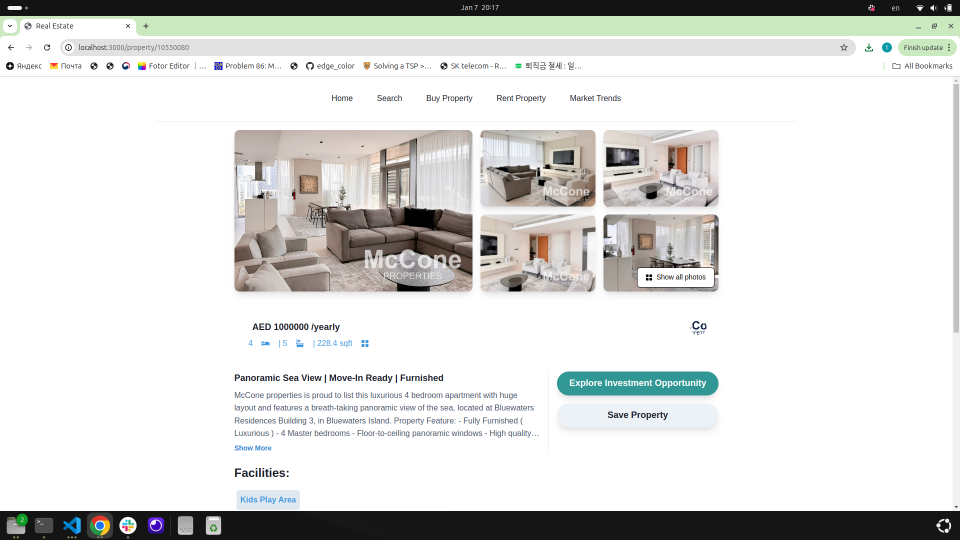
#> input picture detail.png, 1920 x 1080 px (shown at 1/2 size)
$ python heatmap.py
#> lines starting #> are read from the running program, lines starting #| are printed output that depends on the picture
import numpy as np
import matplotlib.pyplot as plt
import pandas as pd
from scipy.ndimage import gaussian_filter
from PIL import Image

# File paths
csv_file_path = "mouse_data_show.csv"  # Replace with your mouse data CSV file
screenshot_path = "detail.png"  # Replace with your webpage screenshot path

# Canvas dimensions
canvas_width = 1920
canvas_height = 1080
y_offset = -150  # Adjust Y-coordinates by this value
x_offset = -90  # Adjust Y-coordinates by this value

# Function to create heatmap
def generate_heatmap(data, width, height, y_offset, x_offset):
    """
    Generates a heatmap from mouse positions on a canvas of given dimensions with a Y-offset correction.
    """
    heatmap = np.zeros((height, width))
    for x, y in zip(data["x"], data["y"]):
        adjusted_y = y - y_offset  # Apply Y-offset
        adjusted_x = x - x_offset
        if 0 <= adjusted_x < width and 0 <= adjusted_y < height:
            heatmap[adjusted_y, adjusted_x] += 1
    return gaussian_filter(heatmap, sigma=15)  # Apply Gaussian blur for smoothness

# Function to preprocess and split data sections
def preprocess_csv(file_path):
#> called with file_path = 'mouse_data_show.csv'
    with open(file_path, 'r') as f:
#> (reads mouse_data_show.csv from the repository)
        lines = f.readlines()

    # Extract canvas dimensions
    canvas_dims = lines[1].strip().split(',')

    # Split the sections for movements and clicks
    movement_start = lines.index("Mouse Movements\n") + 1
    click_start = lines.index("Mouse Clicks\n") + 1

    # Read movement data
    movement_data_lines = [
        line.strip().split(',') for line in lines[movement_start:click_start - 1] if line.strip()
    ]
    movement_data = pd.DataFrame(movement_data_lines, columns=["x", "y", "time"]).astype({
        "x": int, "y": int, "time": int
    })

    # Read click data
    click_data_lines = [
        line.strip().split(',') for line in lines[click_start:] if line.strip()
    ]
    click_data = pd.DataFrame(click_data_lines, columns=["x", "y", "time"]).astype({
        "x": int, "y": int, "time": int
    })

    return movement_data, click_data

# Preprocess the CSV
try:
    movement_data, click_data = preprocess_csv(csv_file_path)
except Exception as e:
    print(f"Error processing CSV file: {e}")
    exit()

# Load the webpage screenshot
try:
    screenshot = Image.open(screenshot_path)
#> screenshot is the input picture: PIL image 1920x1080 RGBA; mean R, G, B, A 218.6, 219.3, 217.4, 255
    screenshot_width, screenshot_height = screenshot.size
#> screenshot_width = 1920; screenshot_height = 1080

except Exception as e:
    print(f"Error loading screenshot: {e}")
    exit()

# Generate heatmaps
movement_heatmap = generate_heatmap(movement_data, canvas_width, canvas_height, y_offset, x_offset)
click_heatmap = generate_heatmap(click_data, canvas_width, canvas_height, y_offset, x_offset)

# Normalize the heatmaps (avoid division by zero)
if np.max(movement_heatmap) > 0:
    movement_heatmap = movement_heatmap / np.max(movement_heatmap)
else:
    print("Warning: Movement heatmap is empty.")

if np.max(click_heatmap) > 0:
    click_heatmap = click_heatmap / np.max(click_heatmap)
else:
    print("Warning: Click heatmap is empty.")

# Plot combined heatmap
plt.figure(figsize=(12, 8))
plt.imshow(screenshot, extent=[0, canvas_width, canvas_height, 0])

# Overlay mouse movement heatmap (in red)
plt.imshow(movement_heatmap, cmap='Reds', alpha=0.5, interpolation='nearest', extent=[0, canvas_width, canvas_height, 0])

# Overlay mouse click heatmap (in blue)
plt.imshow(click_heatmap, cmap='Blues', alpha=0.5, interpolation='nearest', extent=[0, canvas_width, canvas_height, 0])

plt.colorbar(label='Intensity')
plt.title("Mouse Movement and Click Heatmap Overlay")
plt.xlabel("Width")
plt.ylabel("Height")
plt.show()
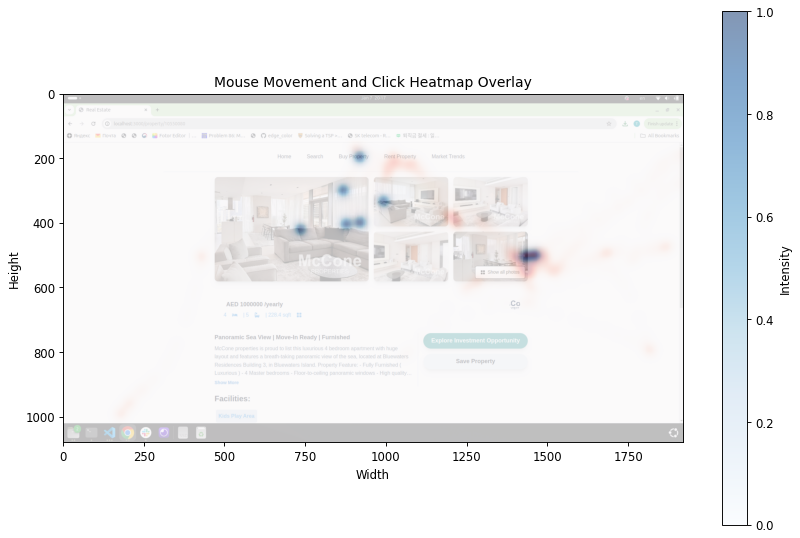
#> figure drawn by matplotlib, 2 panels
